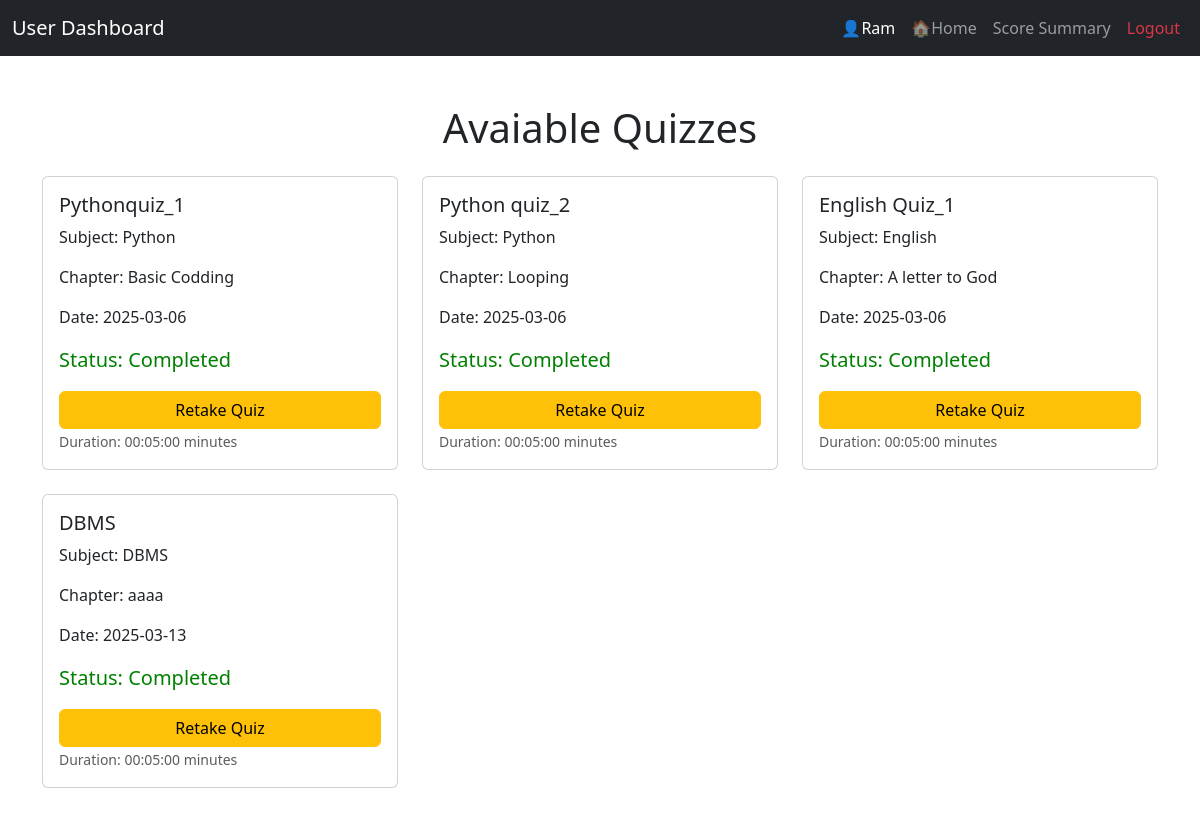
/user_dashboard (signed in), run on an earlier commit of the app's database.
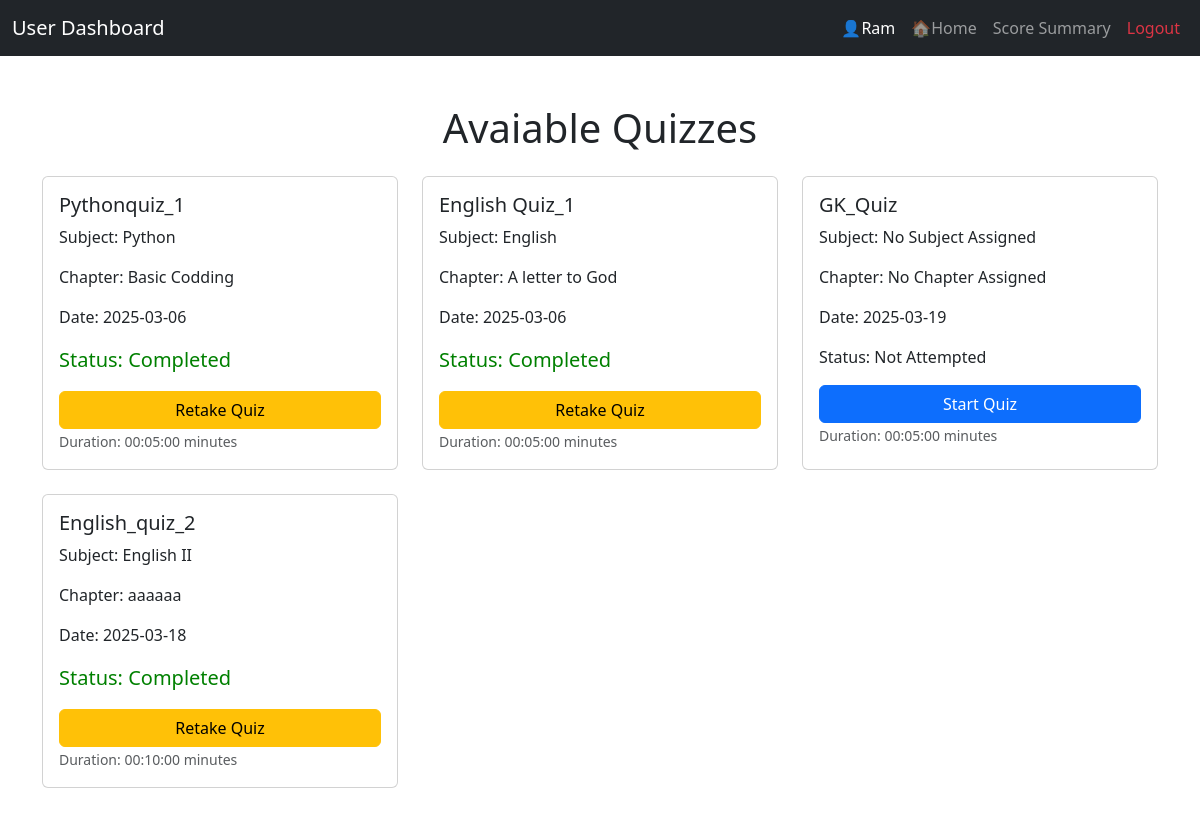
And on a later commit of the database.
### app.py (models this page shows)
class User(db.Model):
    id = db.Column(db.Integer, primary_key=True)
    password = db.Column(db.String(120),nullable = False)
    fullname = db.Column(db.String(120),nullable = False)
    username = db.Column(db.String(80), unique = True, nullable=False)
    dob = db.Column(db.Date,nullable = False)
    is_active = db.Column(db.Boolean, default = True)
    qualification = db.Column(db.String(120),nullable = False)
    scores = db.relationship('Score', back_populates = 'user')

class Quiz(db.Model):
    id = db.Column(db.Integer,primary_key = True)
    date_of_quiz = db.Column(db.Date, nullable = False)
    chapter_id = db.Column(db.Integer, db.ForeignKey('chapter.id'), nullable=False)
    remarks = db.Column(db.String(80), nullable = False)
    time_of_quiz = db.Column(db.Time, nullable = False)
    questions = db.relationship('Question', back_populates = 'quizes', cascade='all, delete')
    scores = db.relationship('Score', back_populates = 'quizees', cascade='all, delete')
    chapter = db.relationship('Chapter', back_populates = 'quiz')

class Subject(db.Model):
    id = db.Column(db.Integer, primary_key=True)
    subject_name = db.Column(db.String(80), nullable=False)
    description = db.Column(db.String(120), nullable = False)
    chapters = db.relationship('Chapter', back_populates = 'subject', cascade='all, delete')

class Chapter(db.Model):
    id = db.Column(db.Integer, primary_key=True)
    subject_id = db.Column(db.Integer, db.ForeignKey('subject.id'), nullable = False)
    description = db.Column(db.String(120), nullable = False)
    chapter_name = db.Column(db.String(80), nullable=False)
    subject = db.relationship('Subject', back_populates = 'chapters')
    quiz = db.relationship('Quiz', back_populates = 'chapter', cascade='all,delete')

### app.py (the view)
@app.route('/user_dashboard',methods = ['GET', 'POST'])
def user_dashboard():
    if session.get('username') is None:
        return redirect(url_for('login'))
    quizes=Quiz.query.all()
    username = session.get('username')
    user = User.query.filter_by(username=username).first()
    user_name = user.fullname if user else "User"
    return render_template("user_dashboard.html", quizes=quizes,user_name=user_name)

### templates/user_dashboard.html (shortened to what this page needs)
<!DOCTYPE html>
<html lang="en">
<head>
    <link href="https://cdn.jsdelivr.net/npm/bootstrap@5.3.0-alpha1/dist/css/bootstrap.min.css" rel="stylesheet">
</head>
<body>
    <header>
        <nav class="navbar navbar-expand-lg navbar-dark bg-dark">
            <div class="container-fluid">
                <span class="navbar-brand">User Dashboard</span>
                <div class="collapse navbar-collapse" id="navbarNav">
                    <ul class="navbar-nav ms-auto">
                        <li class="nav-item">
                            <span class="nav-link text-white" >👤{{user_name}}</span>
                        </li>
                        <li class="nav-item">
                            <a class="nav-link" href="/">🏠Home</a>
                        </li>
                        <li class="nav-item">
                            <a class="nav-link" href="/scores">Score Summary</a>
                        </li>
                        <li class="nav-item">
                            <a class="nav-link text-danger" href="login">Logout</a>
                        </li>
                    </ul>
                </div>
            </div>
        </nav>
   </header>
   <main class="container my-5">
    <h1 class="text-center mb-4"> Avaiable Quizzes</h1>
    <div class="row g-4">
        {% for quiz in quizes %}
        <div class="col-md-4">
            <div class="card h-100">
                <div class="card-body">
                    <h5 class="card-title"> {{ quiz.remarks }}</h5>
                    <p class="card-text">Subject: {{ quiz.chapter.subject.subject_name if quiz.chapter and quiz.chapter.subject else 'No Subject Assigned' }}</p>
                    <p class="card-text">Chapter: {{ quiz.chapter.chapter_name if quiz.chapter else 'No Chapter Assigned' }}</p>
                    <p class="card-text">Date: {{ quiz.date_of_quiz }}</p>
                    {% if quiz.scores %}
                        <p class="card-text" style="color: green;font-size: 20px;">Status: Completed</p>
                        <a href="/start_quiz/{{ quiz.id }}" class="btn btn-warning w-100">Retake Quiz </a>
                    {% else %}
                        <p class="card-text">Status: Not Attempted</p>
                        <a href="/start_quiz/{{ quiz.id }}" class="btn btn-primary w-100">Start Quiz</a>
                    {% endif %}
                    <p class="card-text"><small class="text-muted">Duration: {{quiz.time_of_quiz}} minutes </small></p>
                </div>
            </div>
        </div>
        {% endfor %}
    </div>
   </main>
</body>
</html>

What changed in the data, as far as the page shows it:
removed Quiz: remarks "Python quiz_2", chapter.subject "Python", chapter "Looping", date_of_quiz "2025-03-06", time_of_quiz "00:05:00"
changed Quiz: remarks "DBMS" → "GK_Quiz"; chapter.subject "DBMS" → "No Subject Assigned"; chapter "aaaa" → "No Chapter Assigned"; date_of_quiz "2025-03-13" → "2025-03-19"; text "Status: Completed Retake Quiz" → "Status: Not Attempted Start Quiz"
added Quiz: remarks "English_quiz_2", chapter.subject "English II", chapter "aaaaaa", date_of_quiz "2025-03-18", time_of_quiz "00:10:00"
